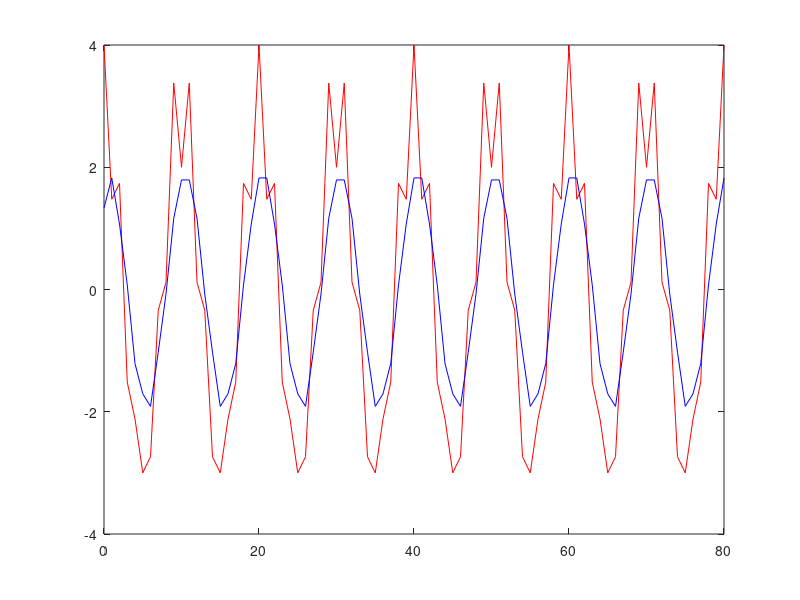

This figure's MATLAB source:
clear all, close all

n=0:80;
x= 3*cos(0.2*pi*n) + cos(0.9*pi*n);


a= [1];
b=[1/3 1/3];
y=filter(b,a,x);
figure(1)
plot(n, x,'r', n, y,'b')

